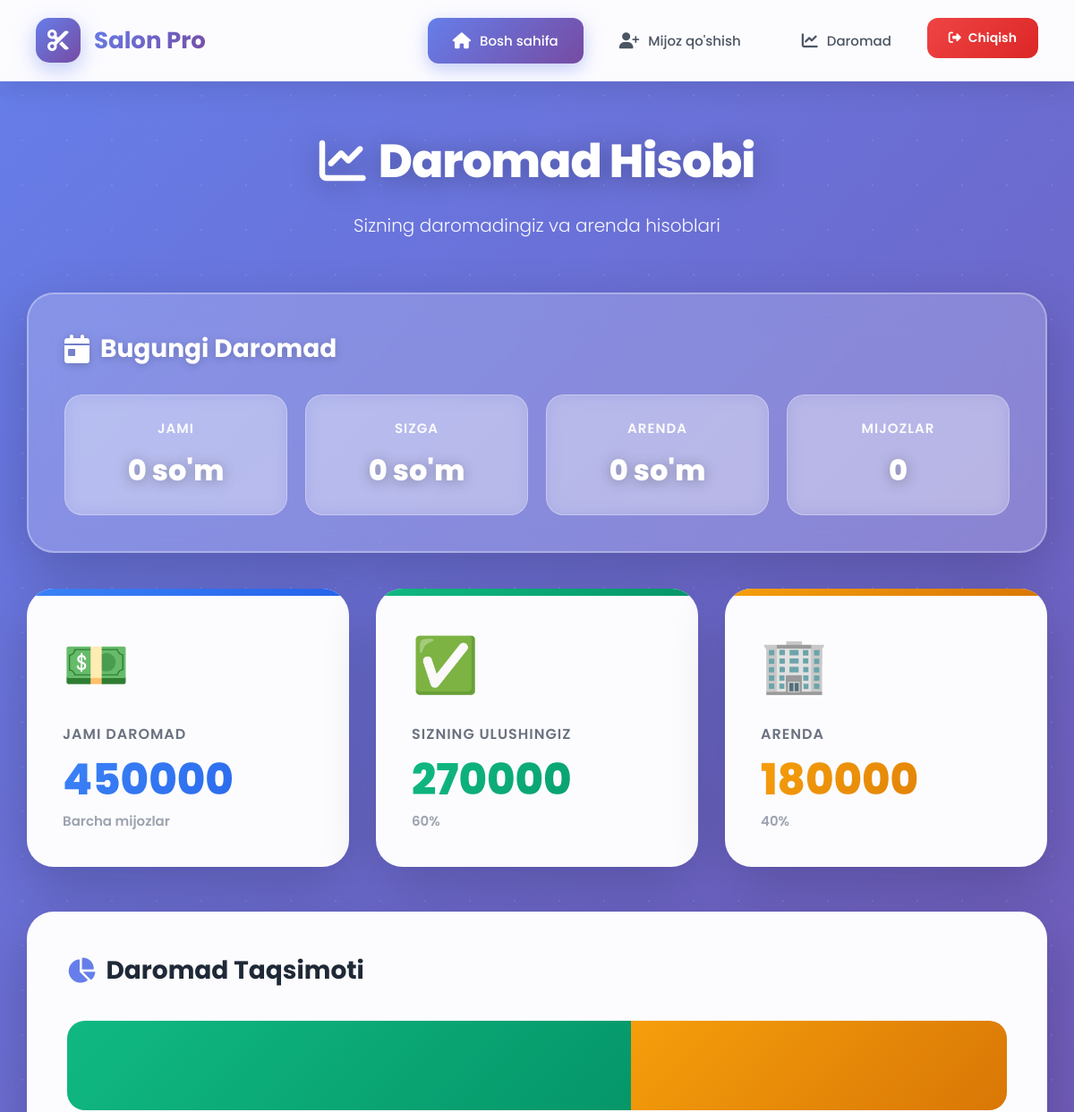
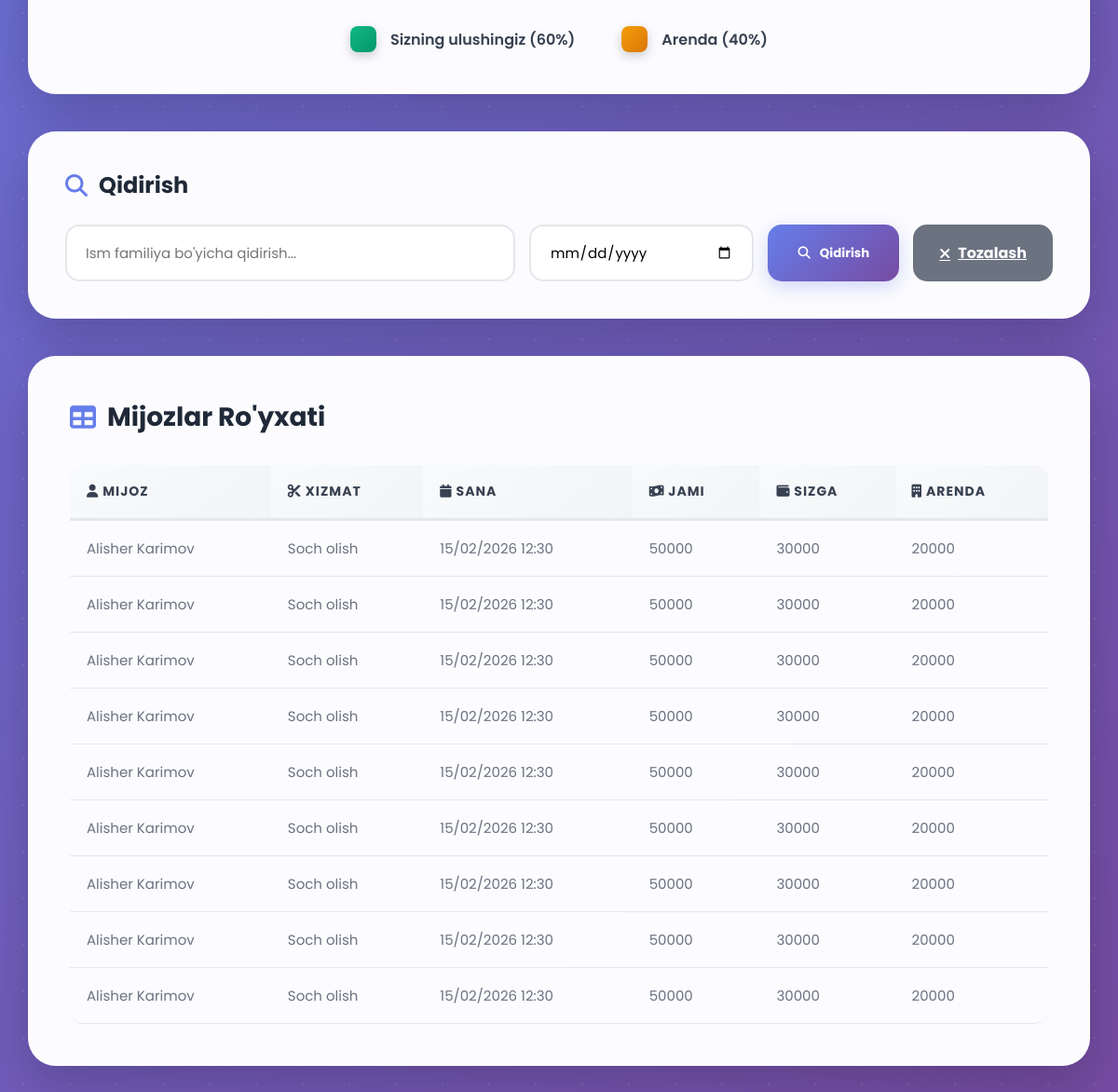
The app's page /income/ (signed in) with its own data (2 pictures, top to bottom).
### clients/models.py (models this page shows)
class Client(models.Model):
    author = models.ForeignKey(settings.AUTH_USER_MODEL, on_delete=models.CASCADE, related_name="clients")
    username = models.CharField(max_length=100)
    service = models.TextField()
    price = models.IntegerField(default=0)
    date = models.DateField()
    time = models.TimeField()
    my_price = models.IntegerField(default=0)
    @property
    def rent_price(self):
        return max(self.price - self.my_price, 0)

### income/views.py (the view)
# urls.py: path('income/', income_view, name='income')
@login_required(login_url="login")
def income_view(request):
    base_qs = Client.objects.filter(author=request.user)
    q_name = (request.GET.get("name") or "").strip()
    q_date = (request.GET.get("date") or "").strip()
    qs = base_qs
    if q_name:
        qs = qs.filter(username__icontains=q_name)
    if q_date:
        try:
            q_date_obj = datetime.strptime(q_date, "%Y-%m-%d").date()
            qs = qs.filter(date=q_date_obj)
        except ValueError:
            pass
    def stats(q):
        total = q.aggregate(v=Coalesce(Sum("price"), 0))["v"]
        mine = q.aggregate(v=Coalesce(Sum("my_price"), 0))["v"]
        clients_count = q.aggregate(v=Coalesce(Count("id"), 0))["v"]
        rent = total - mine
        return total, mine, rent, clients_count
    today_total, today_mine, today_rent, today_clients = stats(
        base_qs.filter(date=dt_date.today())
    )
    total_income, my_income, rent_income, _ = stats(qs)
    if total_income > 0:
        my_percent = round((my_income / total_income) * 100)
        rent_percent = 100 - my_percent
    else:
        my_percent = 0
        rent_percent = 0
    return render(request, "income/income.html", {
        "today_total": today_total,
        "today_mine": today_mine,
        "today_rent": today_rent,
        "today_clients": today_clients,
        "total_income": total_income,
        "my_income": my_income,
        "rent_income": rent_income,
        "my_percent": my_percent,
        "rent_percent": rent_percent,
        "bar_mine_width": my_percent,
        "bar_rent_width": rent_percent,
        "clients": qs.order_by("-date", "-time", "-id")[:500],
        "q_name": q_name,
        "q_date": q_date,
    })

### templates/income/income.html (shortened to what this page needs)
{% extends 'base.html' %}
{% load static %}
{% block extra_css %}
<link rel="stylesheet" href="{% static 'income/income_style.css' %}">
{% endblock %}
{% block content %}
<div class="main-content">
    <div class="page-header">
        <h1 class="page-title">
            <i class="fas fa-chart-line"></i>
            Daromad Hisobi
        </h1>
        <p class="page-subtitle">Sizning daromadingiz va arenda hisoblari</p>
    </div>
    <div class="today-section">
        <div class="today-title">
            <i class="fas fa-calendar-day"></i>
            <span>Bugungi Daromad</span>
        </div>
        <div class="today-stats">
            <div class="today-stat">
                <div class="today-stat-label">Jami</div>
                <div class="today-stat-value">{{ today_total }} so'm</div>
            </div>
            <div class="today-stat">
                <div class="today-stat-label">Sizga</div>
                <div class="today-stat-value">{{ today_mine }} so'm</div>
            </div>
            <div class="today-stat">
                <div class="today-stat-label">Arenda</div>
                <div class="today-stat-value">{{ today_rent }} so'm</div>
            </div>
            <div class="today-stat">
                <div class="today-stat-label">Mijozlar</div>
                <div class="today-stat-value">{{ today_clients }}</div>
            </div>
        </div>
    </div>
    <div class="stats-grid">
        <div class="stat-card total">
            <div class="stat-icon">💵</div>
            <div class="stat-label">Jami Daromad</div>
            <div class="stat-value">{{ total_income }}</div>
            <div class="stat-percent">Barcha mijozlar</div>
        </div>
        <div class="stat-card mine">
            <div class="stat-icon">✅</div>
            <div class="stat-label">Sizning ulushingiz</div>
            <div class="stat-value">{{ my_income }}</div>
            <div class="stat-percent">{{ my_percent }}%</div>
        </div>
        <div class="stat-card rent">
            <div class="stat-icon">🏢</div>
            <div class="stat-label">Arenda</div>
            <div class="stat-value">{{ rent_income }}</div>
            <div class="stat-percent">{{ rent_percent }}%</div>
        </div>
    </div>
    <div class="breakdown-card">
        <div class="breakdown-title">
            <i class="fas fa-chart-pie"></i>
            Daromad Taqsimoti
        </div>
        <div class="breakdown-bar">
            <div class="bar-segment bar-mine" style="width: {{ bar_mine_width }}%;"></div>
            <div class="bar-segment bar-rent" style="width: {{ bar_rent_width }}%;"></div>
        </div>
        <div class="breakdown-legend">
            <div class="legend-item">
                <div class="legend-color mine"></div>
                <span>Sizning ulushingiz ({{ my_percent }}%)</span>
            </div>
            <div class="legend-item">
                <div class="legend-color rent"></div>
                <span>Arenda ({{ rent_percent }}%)</span>
            </div>
        </div>
    </div>
    <div class="search-section">
        <div class="search-title">
            <i class="fas fa-search"></i>
            Qidirish
        </div>
        <form class="search-grid" method="get" action="">
            <input
                type="text"
                class="search-input"
                name="name"
                value="{{ q_name }}"
                placeholder="Ism familiya bo'yicha qidirish..."
            >
            <input
                type="date"
                class="search-input"
                name="date"
                value="{{ q_date }}"
            >
            <button class="search-btn" type="submit">
                <i class="fas fa-search"></i>
                Qidirish
            </button>
            <a class="clear-btn" href="{% url 'income' %}">
                <i class="fas fa-times"></i>
                Tozalash
            </a>
        </form>
    </div>
    <div class="table-card">
        <div class="table-title">
            <i class="fas fa-table"></i>
            Mijozlar Ro'yxati
        </div>
        <div class="table-wrapper">
            <table>
                <thead>
                    <tr>
                        <th><i class="fas fa-user"></i> Mijoz</th>
                        <th><i class="fas fa-scissors"></i> Xizmat</th>
                        <th><i class="fas fa-calendar"></i> Sana</th>
                        <th><i class="fas fa-money-bill-wave"></i> Jami</th>
                        <th><i class="fas fa-wallet"></i> Sizga</th>
                        <th><i class="fas fa-building"></i> Arenda</th>
                    </tr>
                </thead>
                <tbody>
                    {% for c in clients %}
                        <tr>
                            <td>{{ c.username }}</td>
                            <td>{{ c.service }}</td>
                            <td>{{ c.date|date:"d/m/Y" }} {{ c.time|time:"H:i" }}</td>
                            <td>{{ c.price }}</td>
                            <td>{{ c.my_price }}</td>
                            <td>{{ c.rent_price }}</td>
                        </tr>
                    {% empty %}
                        <tr>
                            <td colspan="6" style="text-align:center;">Hozircha ma'lumot yo'q</td>
                        </tr>
                    {% endfor %}
                </tbody>
            </table>
        </div>
    </div>
</div>
{% endblock content %}

### templates/base.html (shortened to what this page needs)
{% load static %}
{% load i18n %}
<!DOCTYPE html>
<html lang="en">
<head>
    <link rel="stylesheet" href="https://cdnjs.cloudflare.com/ajax/libs/font-awesome/6.4.0/css/all.min.css">
    {% block extra_css %}{% endblock %}
</head>
<body>
    {% include "header.html" %}
    {% block content %}   {% endblock %}
</body>
</html>

### templates/header.html (shortened to what this page needs)
{% load static %}
<link rel="stylesheet" href="{% static 'header_style.css' %}">
<nav class="navbar">
    <div class="navbar-container">
        <div class="navbar-brand">
            <div class="navbar-logo">
                <i class="fas fa-cut"></i>
            </div>
            <div class="navbar-title">Salon Pro</div>
        </div>
        <div class="navbar-menu">
            <a href="{% url 'homepage' %}" class="nav-link active">
                <i class="fas fa-home"></i>
                <span>Bosh sahifa</span>
            </a>
            <a href="{% url 'add_client' %}" class="nav-link">
                <i class="fas fa-user-plus"></i>
                <span>Mijoz qo'shish</span>
            </a>
            <a href="{% url 'income' %}" class="nav-link">
                <i class="fas fa-chart-line"></i>
                <span>Daromad</span>
            </a>
            <form method="post" action="{% url 'logout' %}" style="display:inline;">
                <button type="submit" class="logout-btn">
                    <i class="fas fa-sign-out-alt"></i>
                    <span>Chiqish</span>
                </button>
            </form>
        </div>
    </div>
</nav>

### static/header_style.css (style rules this page uses)
* { margin: 0; padding: 0; box-sizing: border-box; }
body { font-family: 'Poppins', sans-serif; background: linear-gradient(135deg, #667eea 0%, #764ba2 100%); min-height: 100vh; position: relative; overflow-x: hidden; }
body::before { content: ''; position: fixed; top: -50%; left: -50%; width: 200%; height: 200%; background: radial-gradient(circle, rgba(255, 255, 255, 0.1) 1px, transparent 1px); background-size: 50px 50px; animation: moveBackground 20s linear infinite; pointer-events: none; }
.navbar { background: rgba(255, 255, 255, 0.98); backdrop-filter: blur(20px); padding: 0; box-shadow: 0 8px 32px rgba(0, 0, 0, 0.1); position: sticky; top: 0; z-index: 100; border-bottom: 1px solid rgba(102, 126, 234, 0.1); }
.navbar-container { max-width: 1400px; margin: 0 auto; display: flex; align-items: center; justify-content: space-between; padding: 0 40px; }
.navbar-brand { display: flex; align-items: center; gap: 15px; padding: 20px 0; }
.navbar-logo { width: 50px; height: 50px; background: linear-gradient(135deg, #667eea 0%, #764ba2 100%); border-radius: 15px; display: flex; align-items: center; justify-content: center; box-shadow: 0 8px 24px rgba(102, 126, 234, 0.4); transition: transform 0.3s; }
.navbar-logo i { font-size: 24px; color: white; }
.navbar-title { font-size: 26px; font-weight: 700; background: linear-gradient(135deg, #667eea 0%, #764ba2 100%); -webkit-background-clip: text; -webkit-text-fill-color: transparent; background-clip: text; }
.navbar-menu { display: flex; gap: 12px; }
.nav-link { padding: 14px 28px; color: #4b5563; text-decoration: none; border-radius: 12px; font-weight: 500; transition: all 0.3s; display: flex; align-items: center; gap: 10px; font-size: 15px; }
.nav-link i { font-size: 18px; }
.nav-link.active { background: linear-gradient(135deg, #667eea 0%, #764ba2 100%); color: white; box-shadow: 0 6px 20px rgba(102, 126, 234, 0.4); }

### records on screen
Client: username "Alisher Karimov", service "Soch olish", date "15/02/2026", time "12:30", price "50000", my_price "30000", rent_price "20000"
Client: username "Alisher Karimov", service "Soch olish", date "15/02/2026", time "12:30", price "50000", my_price "30000", rent_price "20000"
Client: username "Alisher Karimov", service "Soch olish", date "15/02/2026", time "12:30", price "50000", my_price "30000", rent_price "20000"
Client: username "Alisher Karimov", service "Soch olish", date "15/02/2026", time "12:30", price "50000", my_price "30000", rent_price "20000"
Client: username "Alisher Karimov", service "Soch olish", date "15/02/2026", time "12:30", price "50000", my_price "30000", rent_price "20000"
Client: username "Alisher Karimov", service "Soch olish", date "15/02/2026", time "12:30", price "50000", my_price "30000", rent_price "20000"
Client: username "Alisher Karimov", service "Soch olish", date "15/02/2026", time "12:30", price "50000", my_price "30000", rent_price "20000"
Client: username "Alisher Karimov", service "Soch olish", date "15/02/2026", time "12:30", price "50000", my_price "30000", rent_price "20000"
Client: username "Alisher Karimov", service "Soch olish", date "15/02/2026", time "12:30", price "50000", my_price "30000", rent_price "20000"

### other values on screen
{{ today_total }} "0"
{{ today_mine }} "0"
{{ today_rent }} "0"
{{ today_clients }} "0"
{{ total_income }} "450000"
{{ my_income }} "270000"
{{ my_percent }} "60"
{{ rent_income }} "180000"
{{ rent_percent }} "40"
